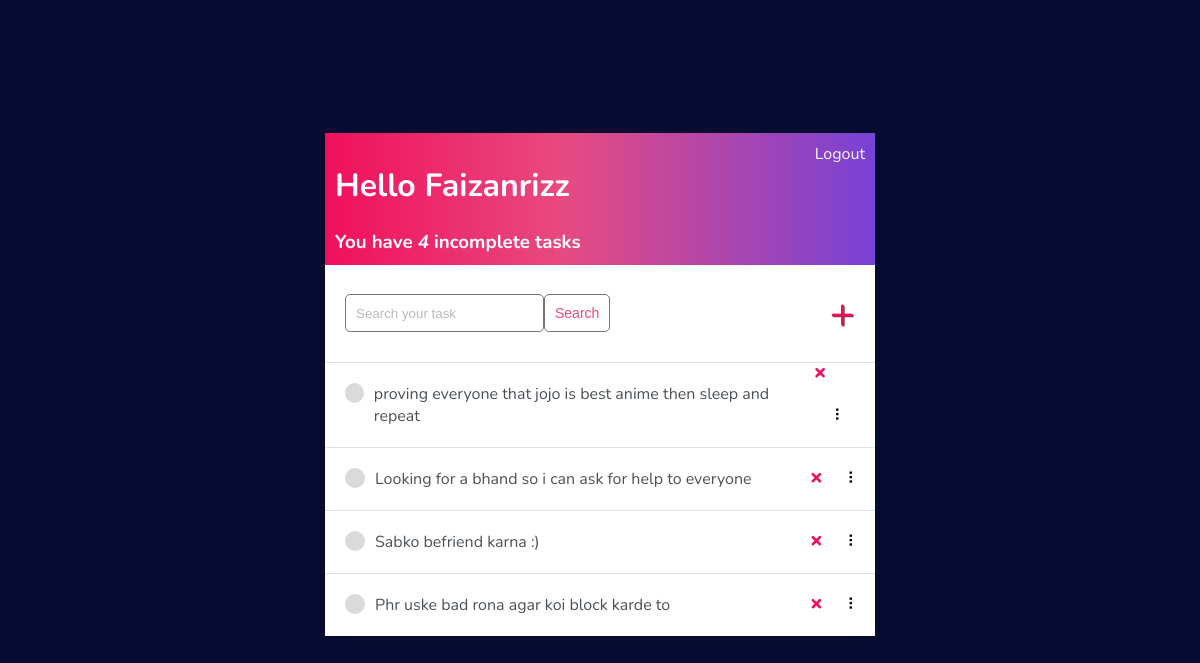
Screenshot of / (signed in) with the database file from the repository.
### base/models.py (models this page shows)
class Task(models.Model):
    user = models.ForeignKey(
        User, on_delete=models.CASCADE, null=True, blank=True)
    title = models.CharField(max_length=200)
    description = models.TextField(null=True, blank=True)
    complete = models.BooleanField(default=False)
    created = models.DateTimeField(auto_now_add=True)
    def __str__(self):
        return self.title
    class Meta:
        ordering = ['complete']

### base/views.py (the view, shortened to what this page needs)
# urls.py: path('', TaskList.as_view(), name='tasks'),
class TaskList(LoginRequiredMixin, ListView): #So we use this mixin with all task views kionke agar hum iske bagair task-1/ par jaenge to hum bagair login ke access karsakte usko isliye humne yeh mixin use kia hai.
    model = Task
    context_object_name = 'tasks'
    def get_context_data(self, **kwargs):
        context = super().get_context_data(**kwargs)
        context['tasks'] = context['tasks'].filter(user=self.request.user)
        context['count'] = context['tasks'].filter(complete=False).count()
        search_input = self.request.GET.get('search-area') or ''
        context['search_input'] = search_input
        return context  #This means ke search_input context me pass kardia hai or yeh hume foran foran bagair page load huey task nikal ke dega

### base/templates/base/task_list.html (shortened to what this page needs)
{% extends 'base/main.html' %}
{% block content %}
<div class="header-bar">
    <div>
        <h1>Hello {{request.user|title}}</h1>
        <h3 style="margin:0;">You have <i>{{count}}</i> incomplete task{{ count|pluralize:"s" }}</h3>
    </div>
    {% if request.user.is_authenticated %}
    <a href="{% url 'logout' %}">Logout</a>
    {% else %}
    <a href="{% url 'login' %}">Login</a>
    {% endif %}
</div>
<div id="search-add-wrapper">
    <form method="GET" style="display: flex;">
        <input type='text' name='search-area' placeholder="Search your task" value="{{search_input}}">
        <input class="button" type="submit" value='Search'>
    </form>
    {% if tasks|length > 0 %}
    <a id="add-link" href="{% url 'task-create' %}">&#x2b;</a>
    {% endif %}
</div>
<div id="tasklist" class="task-items-wrapper">
    {% for task in tasks %}
    <div class="task-wrapper" data-position="{{task.pk}}">
        <div class="task-title">
            {% if task.complete %}
            <div class="task-complete-icon"></div>
            <i><s><a href="{% url 'task-update' task.id %}">{{task}}</a></s></i> {% else %}
            <div class="task-incomplete-icon"></div>
            <a href="{% url 'task-update' task.id %}">{{task}}</a> {% endif %}
        </div>
        <div class="task-controls">
            <a class="delete-link" href="{% url 'task-delete' task.id %}">&#215;</a>
            <span class="handle">&nbsp;&#10247;</span>
        </div>
    </div>
    {% empty %}
    <div style="text-align: center; padding-bottom: 10px; line-height: 1em;">
        <h3>No new tasks are created.</h3>
        <h3>Create a <a style="text-decoration: none; color: #e53935;" href="{% url 'task-create' %}">New task</a> ! </h3>
    </div>
    {% endfor %}
</div>
{% endblock content %}

### base/templates/base/main.html (shortened to what this page needs)
<!DOCTYPE html>
<html lang="en">
<head>
</head>
<body>
    <div class="container">
        {% block content %}
        {% endblock content %}
    </div>
</body>
</html>

### base/templates/base/main.html (style rules this page uses)
body { background-color: #070d32; font-family: 'Nunito', sans-serif; padding-top: 125px; }
.container { max-width: 550px; margin: auto; background-color: #fff; -webkit-box-shadow: 2px 2px 13px -4px rgba(0, 0, 0, 0.21); box-shadow: 2px 2px 13px -4px rgba(0, 0, 0, 0.21); }
.header-bar { display: flex; justify-content: space-between; color: #fff; padding: 10px; background: linear-gradient(90deg, #f10f5c 0%, #e84a80 43%, #7742d6 100%);; }
.header-bar a { color: rgb(247, 247, 247); text-decoration: none; }
.task-wrapper { display: flex; align-items: center; justify-content: space-between; background-color: #fff; border-top: 1px solid #dfe4ea; overflow: hidden; }
.task-title { display: flex; padding: 20px; }
.task-title a { text-decoration: none; color: #4b5156; margin-left: 10px; }
.task-incomplete-icon { height: 20px; width: 20px; background-color: rgb(218, 218, 218); border-radius: 50%; }
.delete-link { text-decoration: none; font-weight: 900; color: #f10f5c; font-size: 22px; line-height: 0; padding: 20px 0px; }
#add-link { color: #f10f5c; text-decoration: none; font-size: 42px; text-shadow: 1px 1px #81413b; }
#search-add-wrapper { display: flex; justify-content: space-between; align-items: center; padding: 20px; }
input[type=text], input[type=password], textarea { border: 1px solid #757575; border-radius: 5px; padding: 10px; width: 90%; }
.button { border: 1px solid #757575; background-color: #FFF; color: #e84a80; padding: 10px; font-size: 14px; border-radius: 5px; cursor: pointer; text-decoration: none; }
.handle { display: inline-block; padding: 20px 16px; cursor: grab; user-select: none; }
.handle:after, .handle:before { display: block; content: ""; }
::placeholder { font-weight: 300; opacity: 0.5; }

### rows the page displays
Task: title "proving everyone that jojo is best anime then sleep and repeat"
Task: title "Looking for a bhand so i can ask for help to everyone"
Task: title "Sabko befriend karna :)"
Task: title "Phr uske bad rona agar koi block karde to"

### other values shown
{{ request.user|title }} "Faizanrizz"
{{ count }} "4"
